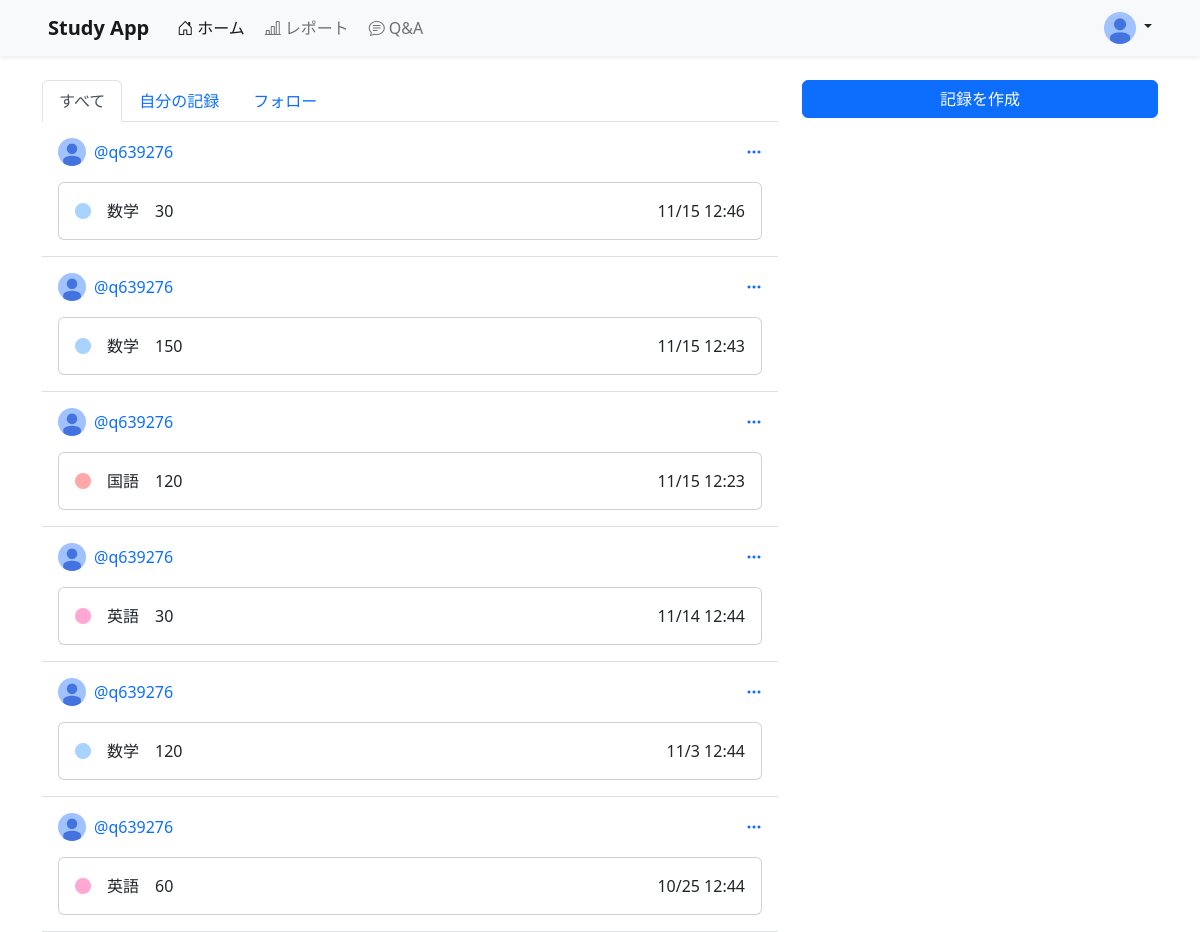
The app's page / (signed in) with its own data.
### accounts/models.py (models this page shows)
class CustomUser(AbstractUser):
    icon = models.ImageField(verbose_name='アイコン', upload_to='account_icons/', null=True, blank=True, default='/account_icons/default_icon/default_icon.png')
    class Meta:
        verbose_name_plural = 'CustomUser'

### study/models.py (models this page shows)
class StudyTime(models.Model):
    user = models.ForeignKey(CustomUser, verbose_name='ユーザー', on_delete=models.CASCADE)
    subject = models.ForeignKey(Subject, verbose_name="教科", null=True, on_delete=models.CASCADE)
    studied_at = models.DateTimeField(verbose_name='日時', null=False)
    study_minutes = models.IntegerField(verbose_name='学習時間', default=30, validators=[MinValueValidator(5), MaxValueValidator(1440)])
    created_at = models.DateTimeField(verbose_name='作成日時', auto_now_add=True)
    updated_at = models.DateTimeField(verbose_name='更新日時', auto_now=True)
    class Meta:
        verbose_name_plural = 'StudyTime'

class Subject(models.Model):
    user = models.ForeignKey(CustomUser, verbose_name='ユーザー', on_delete=models.CASCADE)
    subject = models.CharField(verbose_name='教科', max_length=30)
    color = models.CharField(verbose_name='色', max_length=7, default='#ffa8a8')
    is_learned = models.BooleanField(verbose_name='学習済み', default=False)
    is_disable = models.BooleanField(verbose_name='使用不可', default=False)
    created_at = models.DateTimeField(verbose_name='作成日時', auto_now_add=True)
    updated_at = models.DateTimeField(verbose_name='更新日時', auto_now=True)
    class Meta:
        verbose_name_plural = 'Subject'
    def __str__(self):
        return self.subject

### study/views.py (the view, shortened to what this page needs)
# urls.py: path('', views.HomeView.as_view(), name='home'),
class HomeView(LoginRequiredMixin, generic.CreateView):
    template_name = 'home.html'
    form_class = StudyTimeForm
    success_url = reverse_lazy('study:home')
    def get_context_data(self, **kwargs):
        context = super().get_context_data(**kwargs)
        following = Connection.objects.filter(follower=self.request.user).values_list('following')
        queryset = StudyTime.objects.filter(Q(user=self.request.user)|Q(user__in=following)).order_by('-studied_at').select_related()
        tab = self.request.GET.get('tab') or 'all'
        if tab == 'my-record':
            queryset = queryset.filter(user=self.request.user)
        elif tab == 'following':
            queryset = queryset.filter(user__in=following)
        context['tab'] = tab
        context['study_time_list'] = queryset
        context['goal_list'] = Goal.objects.filter(user=self.request.user).order_by('-created_at')
        return context
    def get_form_kwargs(self):
        kwargs = super(HomeView, self).get_form_kwargs()
        kwargs['user'] = self.request.user
        return kwargs

### study/templates/home.html (shortened to what this page needs)
{% extends 'base.html' %}
{% load widget_tweaks %}
{% block active_home %}active{% endblock %}
{% block contents %}
<main class="container-md">
    <div class="row">
        <div class="col-lg-8">
            <ul class="nav nav-tabs">
                <li class="nav-item">
                    <a href="?tab=all" class="nav-link {% if tab == 'all' %}active{% endif %}">すべて</a>
                </li>
                <li class="nav-item">
                    <a href="?tab=my-record" class="nav-link {% if tab == 'my-record' %}active{% endif %}">自分の記録</a>
                </li>
                <li class="nav-item">
                    <a href="?tab=following" class="nav-link {% if tab == 'following' %}active{% endif %}">フォロー</a>
                </li>
            </ul>
            {% if study_time_list %}
                <ul class="list-group list-group-flush border-bottom">
                    {% for study_time in study_time_list %}
                        <li class="list-group-item py-3">
                            <div class="hstack gap-2 mb-3">
                                <a href="{% url 'study:account_detail' study_time.user.username %}">
                                    <img src="/media/{{ study_time.user.icon }}" alt="{{ study_time.user.username }}" width="28" height="28" class="rounded-circle">
                                </a>
                                <a class="text-decoration-none me-3" href="{% url 'study:account_detail' study_time.user.username %}">@{{ study_time.user.username }}</a>
                                <div class="dropdown ms-auto">
                                    <a href="#" data-bs-toggle="dropdown" aria-expanded="false"><i class="bi bi-three-dots"></i></a>
                                </div>
                            </div>
                            <div class="card card-body hstack gap-3">
                                <i class="bi bi-circle-fill" style="color: {{ study_time.subject.color }};"></i>
                                {{ study_time.subject }}
                                <div class="study_minutes">{{ study_time.study_minutes }}</div>
                                <div class="fw-light ms-auto">{{ study_time.studied_at|date:'n/j G:i' }}</div>
                            </div>
                        </li>
                    {% endfor %}
                </ul>
            {% else %}
                <div class="text-center mt-5">記録がありません</div>
            {% endif %}
        </div>
        <div class="col-lg-4 d-none d-lg-block">
            <div class="vstack gap-4" style="position: sticky; top: 5rem;">
                <button class="btn btn-primary col-12 gap-3 creation-btn" data-bs-toggle="modal" data-bs-target="#creationModal">記録を作成</button>
            </div>
        </div>
    </div>
</main>
{% endblock %}

### study/templates/base.html (shortened to what this page needs)
{% load static %}
<html lang="ja">
<head>
    <link href="https://cdn.jsdelivr.net/npm/bootstrap@5.2.1/dist/css/bootstrap.min.css" rel="stylesheet">
    <link rel="stylesheet" href="https://cdn.jsdelivr.net/npm/bootstrap-icons@1.8.0/font/bootstrap-icons.css">
    <link rel="stylesheet" href="https://cdnjs.cloudflare.com/ajax/libs/tempus-dominus/6.2.4/css/tempus-dominus.min.css">
    <link rel="stylesheet" type="text/css" href="{% static 'css/mystyle.css' %}">
</head>
<body style="padding-top: 5rem;">
    <header class="navbar navbar-expand-md navbar-light bg-light shadow-sm fixed-top">
        <div class="container-fluid px-5">
            <a class="navbar-brand fw-bold" href="{% url 'study:home' %}">Study App</a>
            <div class="collapse navbar-collapse" id="navbarNav">
                <ul class="navbar-nav">
                    {% if user.is_authenticated %}
                        <li class="nav-item">
                            <a class="nav-link {% block active_home %}{% endblock %}" href="{% url 'study:home' %}">
                                <i class="bi bi-house-door mx-1"></i>ホーム
                            </a>
                        </li>
                        <li class="nav-item">
                            <a class="nav-link {% block active_report %}{% endblock %}" href="{% url 'study:report' %}">
                                <i class="bi bi-bar-chart-line mx-1"></i>レポート
                            </a>
                        </li>
                        <li class="nav-item">
                            <a class="nav-link {% block active_qa %}{% endblock %}" href="{% url 'study:qa' %}">
                                <i class="bi bi-chat-text mx-1"></i>Q&ampA
                            </a>
                        </li>
                    {% endif %}
                </ul>
                <ul class="navbar-nav ms-auto">
                    {% if user.is_authenticated %}
                        <li class="nav-item">
                            <div class="dropdown">
                                <a href="#" class="d-block link-dark text-decoration-none dropdown-toggle" data-bs-toggle="dropdown" aria-expanded="false">
                                    <img src="/media/{{ user.icon }}" alt="{{ user.username }}" width="32" height="32" class="rounded-circle">
                                </a>
                            </div>
                        </li>
                    {% endif %}
                </ul>
            </div>
        </div>
    </header>
    {% block contents %}{% endblock %}
</body>
</html>

### records on screen
CustomUser: icon (placeholder picture)
StudyTime: user.icon (placeholder picture), user.username "q639276", subject "数学", study_minutes "30", studied_at "11/15 12:46"
StudyTime: user.icon (placeholder picture), user.username "q639276", subject "数学", study_minutes "150", studied_at "11/15 12:43"
StudyTime: user.icon (placeholder picture), user.username "q639276", subject "国語", study_minutes "120", studied_at "11/15 12:23"
StudyTime: user.icon (placeholder picture), user.username "q639276", subject "英語", study_minutes "30", studied_at "11/14 12:44"
StudyTime: user.icon (placeholder picture), user.username "q639276", subject "数学", study_minutes "120", studied_at "11/3 12:44"
StudyTime: user.icon (placeholder picture), user.username "q639276", subject "英語", study_minutes "60", studied_at "10/25 12:44"
